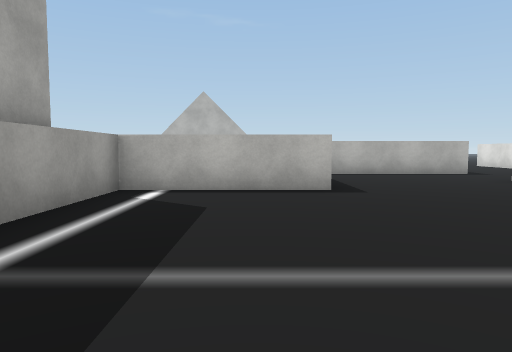
[1] (above)

21 first-person views from a walk through a scene from a Unity 3-D project. The camera is 1.2 m above the floor, tilts 4° down and sees 70° across. The floor is counted in squares, 2 m on a side. Each view is taken from the middle of a square. On the plan, view 1 faces up. The plan holds only what a view shows up to about 10 squares ahead; the rest is blank. The place goes on beyond the plan. The player is left out. Some animated figures are not drawn. Some surface patterns are stand-ins.

[2]
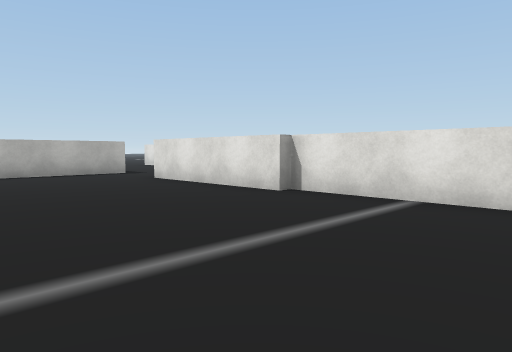

[3]
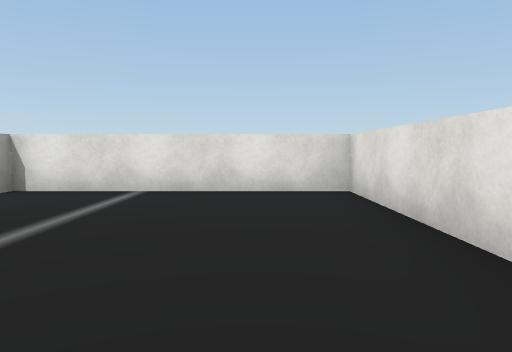

[4]
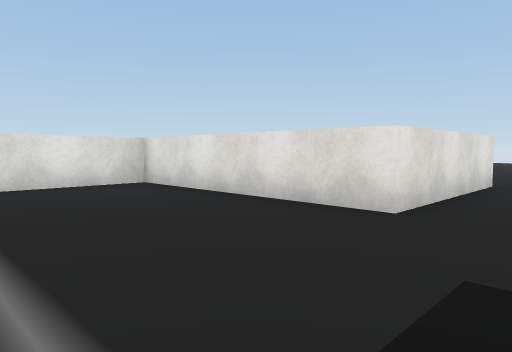

[5]
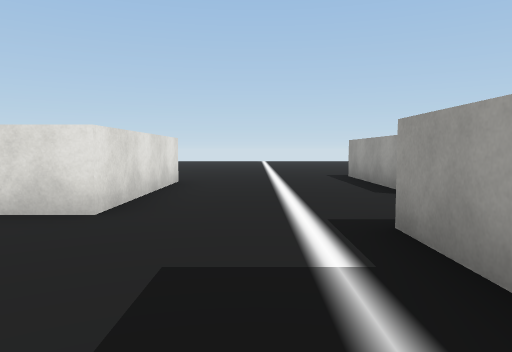

[6]
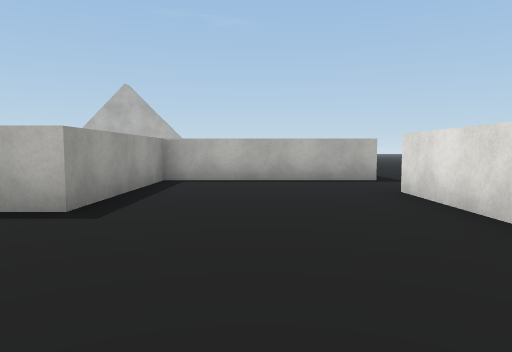

[7]
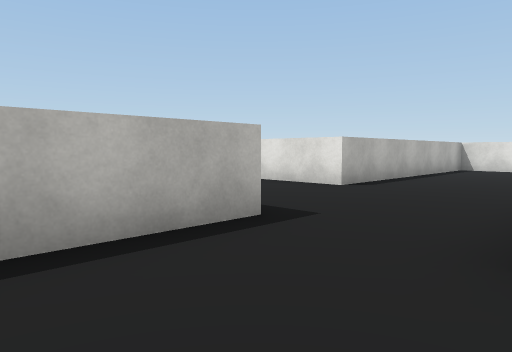

[8]
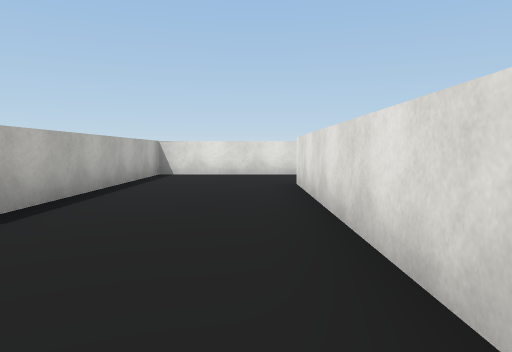

[9]
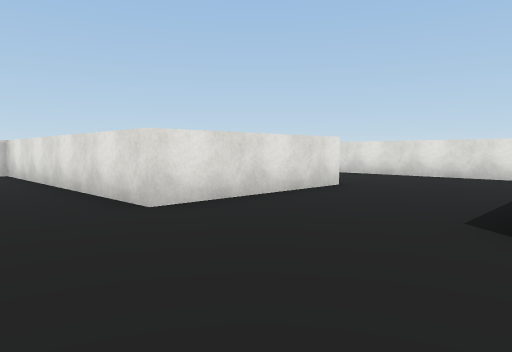

[10]
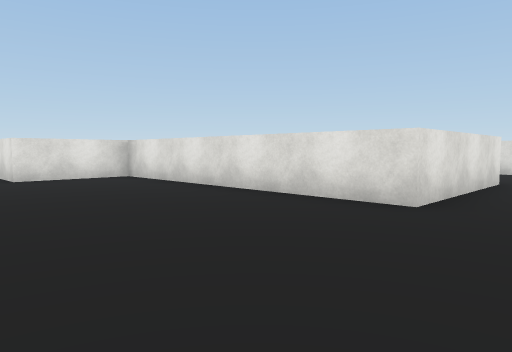

[11]
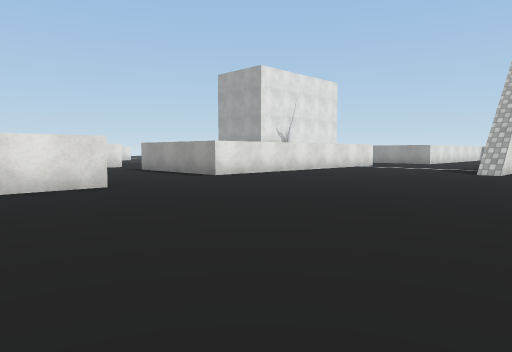

[12]
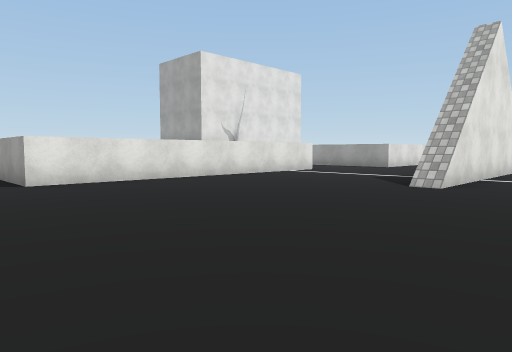

[13]
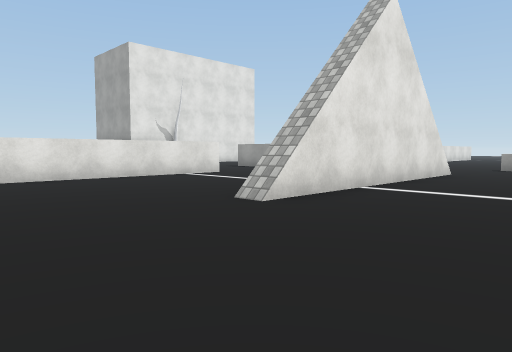

[14]
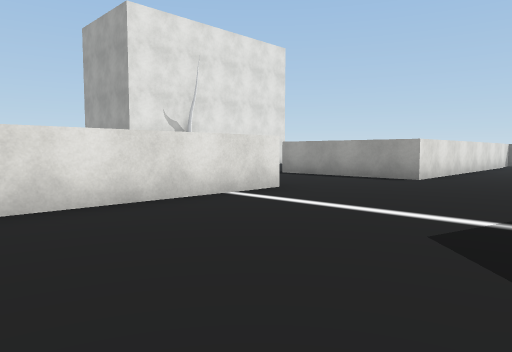

[15]
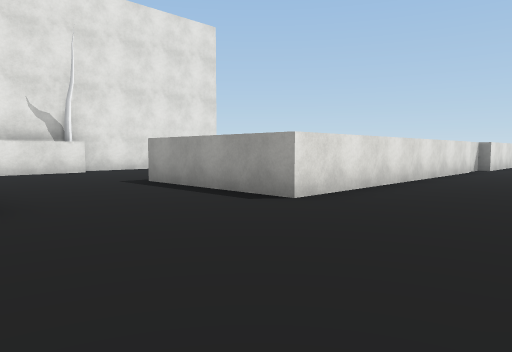

[16]
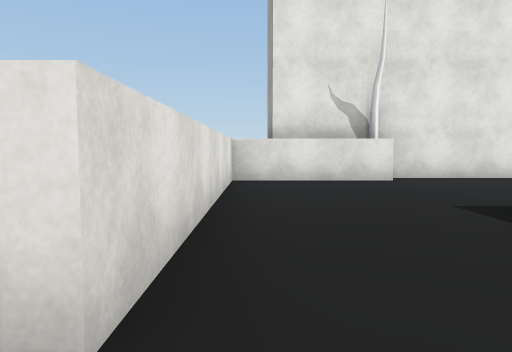

[17]
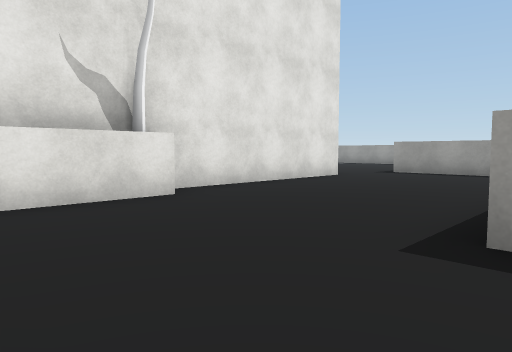

[18]
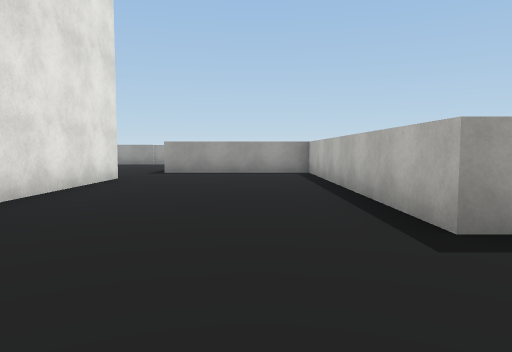

[19]
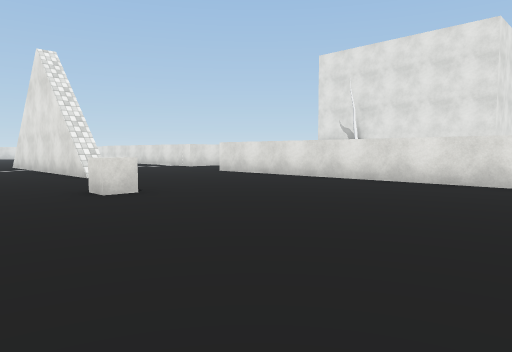

[20]
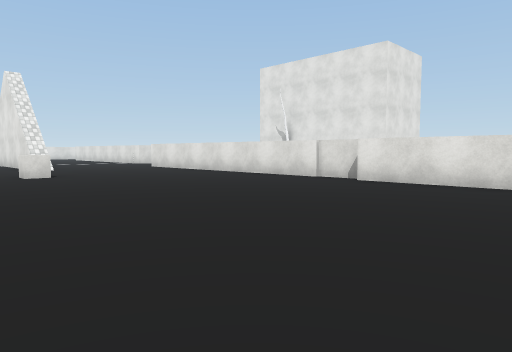

[21]
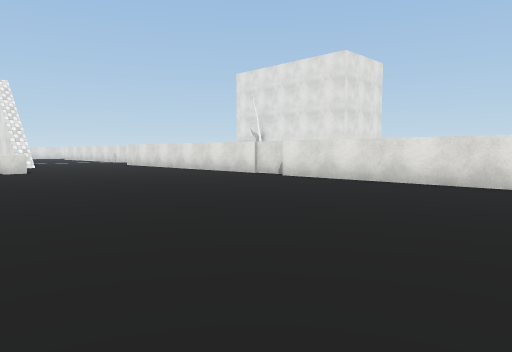

### Floor plan
Points are (right, up) in squares from view 1. A wall is a line through its corners. A room is listed if a view was taken in it or the views show most of it. See-through windows are left out.
Room 1 (views 1, 2, 3, 4, 5, 6, 7)
walls: (5.1, 3.5) (5.1, 7.4); (0.5, -1.4) (5.4, -1.4) (5.4, 3.6); (-2.1, 0.5) (-2.1, -0.9); (5.5, 9.4) (1.1, 9.4) (1.1, 5.5) (-2.1, 5.5) (-2.1, 2.9)
ways out: opening at (5, 8.5) to room 2; opening at (-0.5, -1)
Room 2 (views 8, 9, 10, 11, 12, 13, 14, 15, 16, 17, 18, 19, 20, 21)
walls: (-2.5, 8.5) (-2.5, 13) (5.4, 13) (5.4, 11); (-5.5, 6.7) (-2.5, 6.7) (-2.5, 8); (6.5, 7.3) (12.6, 7.3); (-12.9, 10.5) (-12.9, 7.5); (-14.1, 14.1) (-5.6, 14.1) (-5.6, 10.4) (-12.4, 10.4); (-10.9, 6) (-6.4, 6); (15.1, 8.4) (15.1, 10.4) (8.5, 10.4) (8.5, 14.1) (15.1, 14.1) (15.1, 16.4) (16.2, 16.4); (-18.9, 14.3) (-14.1, 14.3)
ways out: opening at (5, 8.5) to room 1; opening at (-11.5, 7); opening at (13.5, 7.5)
objects: cube (-9, 19); tree (-6, 6)

Where each view was taken, in squares from view 1:
view 1: 0 up, 0 right, facing up
view 2: 0 up, 1 right, facing up-right
view 3: 0 up, 0 right, facing right
view 4: 2 up, 1 left, facing down-right
view 5: 2 up, 1 left, facing down
view 6: 2 up, 3 right, facing up
view 7: 7 up, 3 right, facing up-right
view 8: 8 up, 6 right, facing right
view 9: 16 up, 5 right, facing down-right
view 10: 18 up, 7 right, facing down-right
view 11: 20 up, 11 right, facing down-left
view 12: 20 up, 7 right, facing down-left
view 13: 21 up, 4 right, facing down-left
view 14: 17 up, 2 right, facing down-left
view 15: 17 up, 2 left, facing down-left
view 16: 14 up, 3 left, facing down
view 17: 11 up, 3 left, facing down-left
view 18: 9 up, 3 left, facing left
view 19: 21 up, 14 left, facing down-right
view 20: 21 up, 18 left, facing down-right
view 21: 21 up, 20 left, facing down-right
